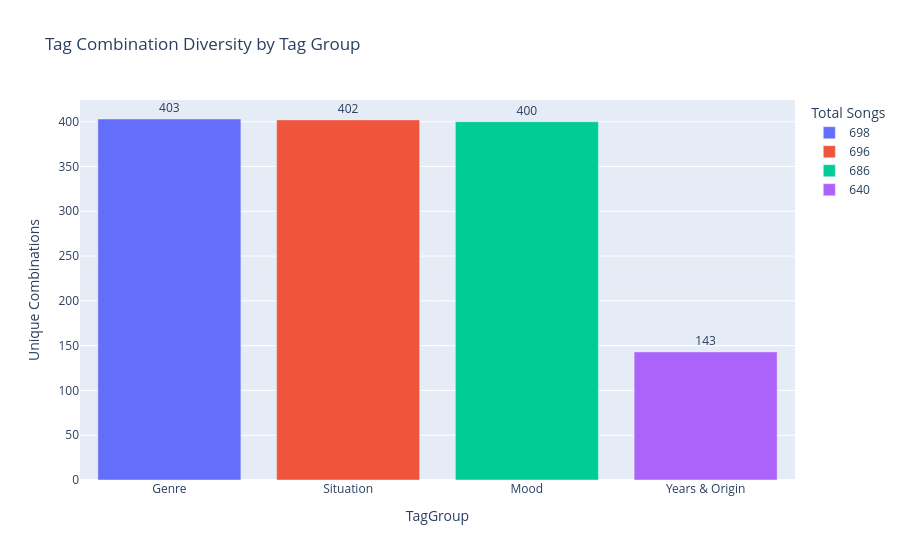

Notebook cell for this chart:
### Code cell
# 2. Bar chart: Diversity of tag combinations per group
fig = px.bar(
    tag_group_set_summary.to_pandas(),
    x="TagGroup",
    y="unique_combinations",
    color="total_songs",
    title="Tag Combination Diversity by Tag Group",
    labels={"unique_combinations": "Unique Combinations", "total_songs": "Total Songs"},
    text="unique_combinations",
    color_continuous_scale="Viridis"
)
fig.update_traces(textposition='outside')
fig.show()

### Figure 1 — Plotly figure (JSON) as saved in the notebook; plotly's stock layout.template omitted (floating-point values rounded to 4 significant figures)
{"data": [{"hovertemplate": "Total Songs=698<br>TagGroup=%{x}<br>Unique Combinations=%{text}<extra></extra>", "legendgroup": "698", "marker": {"color": "#636efa", "pattern": {"shape": ""}}, "name": "698", "orientation": "v", "showlegend": true, "text": [403.0], "textposition": "outside", "type": "bar", "x": ["Genre"], "xaxis": "x", "y": [403], "yaxis": "y"}, {"hovertemplate": "Total Songs=696<br>TagGroup=%{x}<br>Unique Combinations=%{text}<extra></extra>", "legendgroup": "696", "marker": {"color": "#EF553B", "pattern": {"shape": ""}}, "name": "696", "orientation": "v", "showlegend": true, "text": [402.0], "textposition": "outside", "type": "bar", "x": ["Situation"], "xaxis": "x", "y": [402], "yaxis": "y"}, {"hovertemplate": "Total Songs=686<br>TagGroup=%{x}<br>Unique Combinations=%{text}<extra></extra>", "legendgroup": "686", "marker": {"color": "#00cc96", "pattern": {"shape": ""}}, "name": "686", "orientation": "v", "showlegend": true, "text": [400.0], "textposition": "outside", "type": "bar", "x": ["Mood"], "xaxis": "x", "y": [400], "yaxis": "y"}, {"hovertemplate": "Total Songs=640<br>TagGroup=%{x}<br>Unique Combinations=%{text}<extra></extra>", "legendgroup": "640", "marker": {"color": "#ab63fa", "pattern": {"shape": ""}}, "name": "640", "orientation": "v", "showlegend": true, "text": [143.0], "textposition": "outside", "type": "bar", "x": ["Years & Origin"], "xaxis": "x", "y": [143], "yaxis": "y"}], "layout": {"barmode": "relative", "legend": {"title": {"text": "Total Songs"}, "tracegroupgap": 0}, "title": {"text": "Tag Combination Diversity by Tag Group"}, "xaxis": {"anchor": "y", "domain": [0, 1], "title": {"text": "TagGroup"}}, "yaxis": {"anchor": "x", "domain": [0, 1], "title": {"text": "Unique Combinations"}}}}
